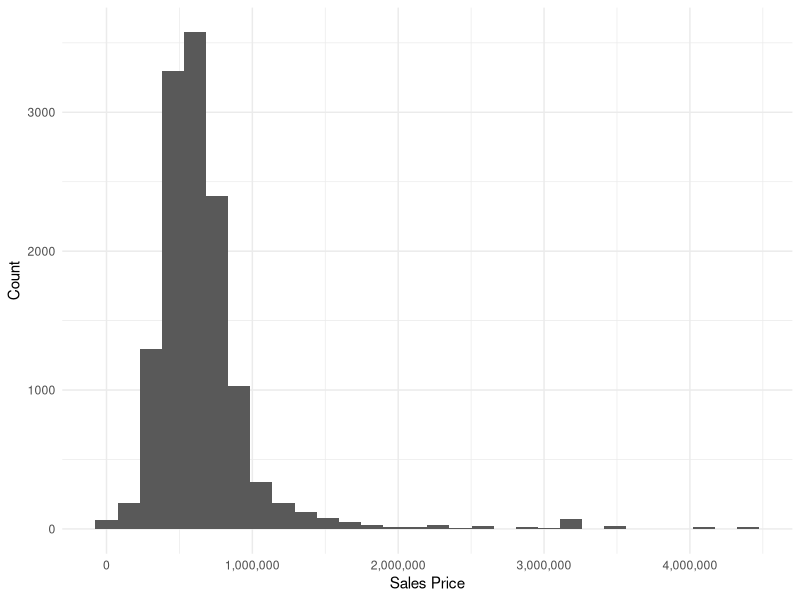
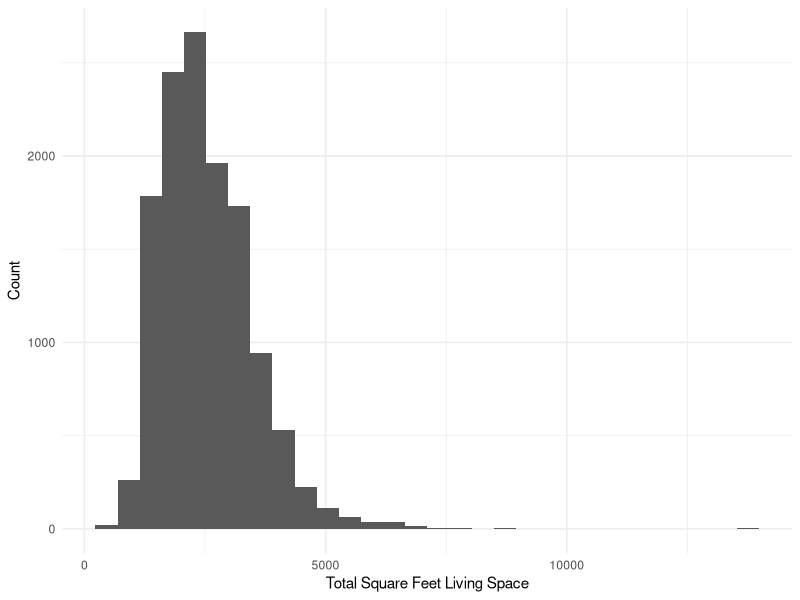

These charts were generated, in order, by the following R code:
# Assignment: EXERCISE 4.2 #2
# Name: Cable, Kimberly
# Data: 2022-4-09

# Load readxl package
library(readxl)
library(ggplot2)
library(plyr)
theme_set(theme_minimal())

## Set the working directory to the root of your DSC 520 directory
setwd("/Kim/Data Science/Bellevue Univ/DSC 520/Week4")

## Check your current working directory
getwd()

## Load the housing file
housing_df = read_excel("data/week-6-housing.xlsx")

# a - Use apply on a variable
# get the average Sale_Price and put it in a vector
salesPrice_mean <- sapply(housing_df['Sale_Price'], mean)
salesPrice_mean

# b - use aggregate on a variable
# get the average Sale Price per zoning
zoningPrice_agg <- aggregate(Sale_Price ~ current_zoning, housing_df, mean)
zoningPrice_agg

# c - use plyr (split some data, perform a modification, bring back together)
# get the average Sale Price per month per year
salesPrice_byMonth_mean <- ddply(housing_df, .(format(Sale_Date, "%m-%Y")), 
                                 summarize, monthly_mean = mean(Sale_Price))
salesPrice_byMonth_mean

# d - check distributions of the data
salesPrice_hist <- ggplot(housing_df) + geom_histogram(aes(Sale_Price)) +
    scale_x_continuous(labels = scales::comma) +
    labs(x = "Sales Price", y = "Count")
salesPrice_hist

sqFeet_hist <- ggplot(housing_df) + geom_histogram(aes(square_feet_total_living)) +
    labs(x = "Total Square Feet Living Space", y = "Count")
sqFeet_hist


# e - identify any outliers
#      Sales Price: there are a few prices above $2,000,000 that outside the norm
#      Total Sq Feet Living Space: there are a couple above 5,500 sq ft

# f - create at least 2 new variables
housing_df['cost_per_sq_foot'] <- ifelse(housing_df$square_feet_total_living >= 0, 
    housing_df$Sale_Price / housing_df$square_feet_total_living, 0)
housing_df['cost_per_sq_foot']

num_baths <- function(bath_full, bath_half, bath_3qtr)
{
    ifelse (bath_full > 0, total <- bath_full * 1, NA)
    
    ifelse (bath_half > 0, total <- total + (bath_half * 0.5), NA)
    
    ifelse (bath_3qtr > 0, total <- total + (bath_3qtr * 0.75), NA)
    
    return (total)
}

housing_df['total_bath_count'] <- num_baths(
    bath_full = housing_df$bath_full_count, 
    bath_half = housing_df$bath_half_count, 
    bath_3qtr = housing_df$bath_3qtr_count)
housing_df['total_bath_count']
